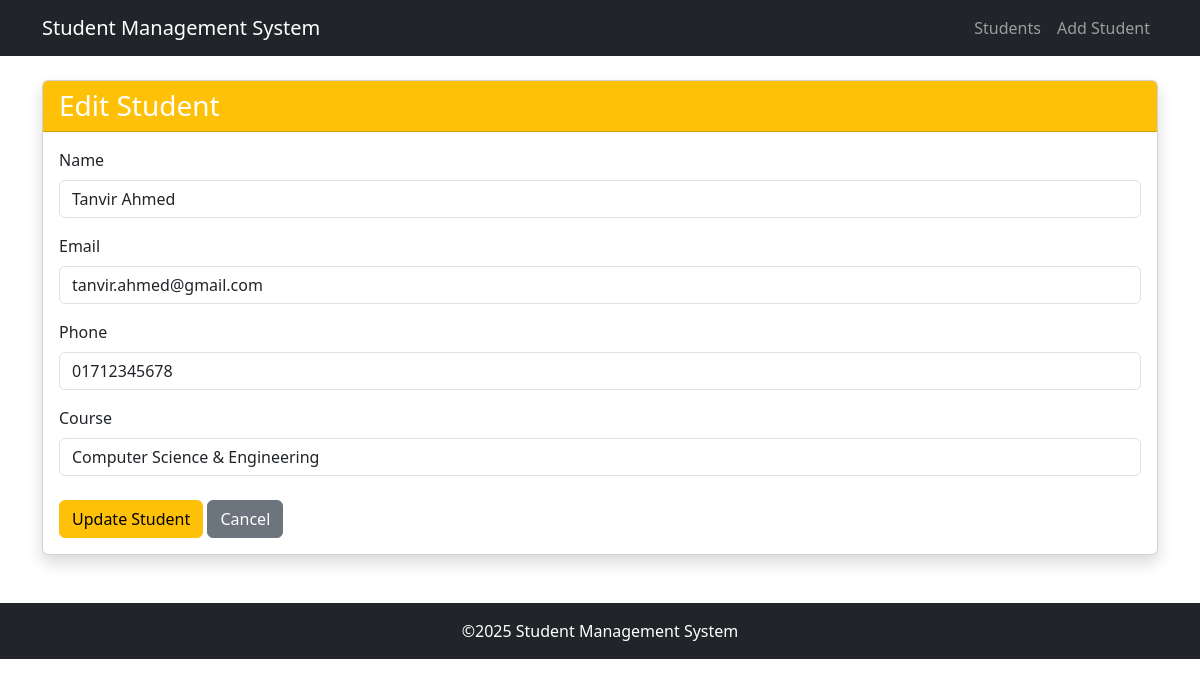
Page /students/student/1/update/ on the committed database.
### students/models.py (models this page shows, shortened)
class Student(models.Model):
    name = models.CharField(max_length=100)
    email = models.EmailField(unique=True)
    phone = models.CharField(max_length=15)
    course = models.CharField(max_length=100)
    created_at = models.DateTimeField(auto_now_add=True)
    updated_at = models.DateTimeField(auto_now=True)

### students/views.py (the view, shortened to what this page needs)
# urls.py: path('student/<int:pk>/update/', views.StudentUpdateView.as_view(), name='student-update'),
class StudentUpdateView(UpdateView):
    model = Student
    form_class = StudentForm
    template_name = 'students/student_form.html'
    success_url = reverse_lazy('student-list')

### students/forms.py
class StudentForm(forms.ModelForm):
    class Meta:
        model = Student
        fields = ['name', 'email', 'phone', 'course']
        widgets = {
            'name': forms.TextInput(attrs={'class': 'form-control', 'placeholder': 'Enter full name'}),
            'email': forms.EmailInput(attrs={'class': 'form-control', 'placeholder': 'Enter email address'}),
            'phone': forms.TextInput(attrs={'class': 'form-control', 'placeholder': 'Enter phone number'}),
            'course': forms.TextInput(attrs={'class': 'form-control', 'placeholder': 'Enter course name'}),
        }

### templates/students/student_form.html (shortened to what this page needs)
{% extends 'base.html' %}  {% block content %}
<div class="card shadow">
  <div
    class="card-header bg-{% if form.instance.pk %}warning{% else %}success {% endif %} text-white"
  >
    <h3 class="mb-0">
      {% if form.instance.pk %} Edit Student {% else %} Add New Student
      {%endif%}
    </h3>
  </div>
  <div class="card-body">
    <form method="post" novalidate>
      {% csrf_token %} {% for field in form %}
      <div class="mb-3">
        <label for="{{ field.id_for_label }}" class="form-label"
          >{{ field.label }}</label
        >
        {{ field }}
      </div>
      {% endfor %}
      <div class="mt-4">
        <button
          type="submit"
          class="btn btn-{% if form.instance.pk %}warning{% else %}success {% endif %}"
        >
          {% if form.instance.pk %} Update {% else %} Add {% endif %}Student
        </button>
        <a href="{% url 'student-list' %}" class="btn btn-secondary">Cancel</a>
      </div>
    </form>
  </div>
</div>
{% endblock %}

### rows in the picture
Student: form "Tanvir Ahmed" "tanvir.ahmed@gmail.com" "01712345678" "Computer Science & Engineering"

### other values in the picture
{{ field.label }} "Name" "Email" "Phone" "Course"
